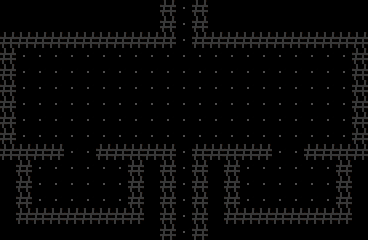

Rendered tile map (Tiled .tmx) drawn with the repository's tilesets; below, a short description and the map source with its tile grids summarised:
An orthogonal 23x15 tile map with 16x16 px tiles, 1 tile layer (Capa de patrones 1) and 24 objects.

<map version="1.10" tiledversion="1.12.2" orientation="orthogonal" renderorder="right-down" width="23" height="15" tilewidth="16" tileheight="16" infinite="0" nextlayerid="4" nextobjectid="67">
 <tileset firstgid="1" name="tileset" tilewidth="16" tileheight="16" tilecount="64" columns="8">
  <image source="../tileset/tileset.png" width="128" height="128" />
 </tileset>
 <layer id="1" name="Capa de patrones 1" width="23" height="15">
  <data>[345 cells, 269 non-empty, 2 distinct tile ids]</data>
 </layer>
 <objectgroup id="3" name="spawnEnemigo">
  <object id="61" x="48" y="176" width="16" height="16" />
  <object id="62" x="96" y="176" width="16" height="16" />
  <object id="63" x="256" y="176" width="16" height="16" />
  <object id="64" x="304" y="176" width="16" height="16" />
  <object id="65" x="320" y="64" width="16" height="16" />
  <object id="66" x="32" y="112" width="16" height="16" />
 </objectgroup>
 <objectgroup id="2" name="colisiones">
  <object id="43" x="0" y="32" width="176" height="16" />
  <object id="44" x="160" y="0" width="16" height="32" />
  <object id="45" x="192" y="0" width="16" height="32" />
  <object id="46" x="192" y="32" width="176" height="16" />
  <object id="47" x="352" y="48" width="16" height="112" />
  <object id="48" x="304" y="144" width="48" height="16" />
  <object id="49" x="192" y="144" width="80" height="16" />
  <object id="50" x="96" y="144" width="80" height="16" />
  <object id="51" x="16" y="144" width="48" height="16" />
  <object id="52" x="0" y="48" width="16" height="112" />
  <object id="53" x="16" y="160" width="16" height="64" />
  <object id="54" x="32" y="208" width="96" height="16" />
  <object id="55" x="128" y="160" width="16" height="64" />
  <object id="56" x="160" y="160" width="16" height="80" />
  <object id="57" x="192" y="160" width="16" height="80" />
  <object id="58" x="224" y="160" width="16" height="48" />
  <object id="59" x="224" y="208" width="128" height="16" />
  <object id="60" x="336" y="160" width="16" height="48" />
 </objectgroup>
</map>
